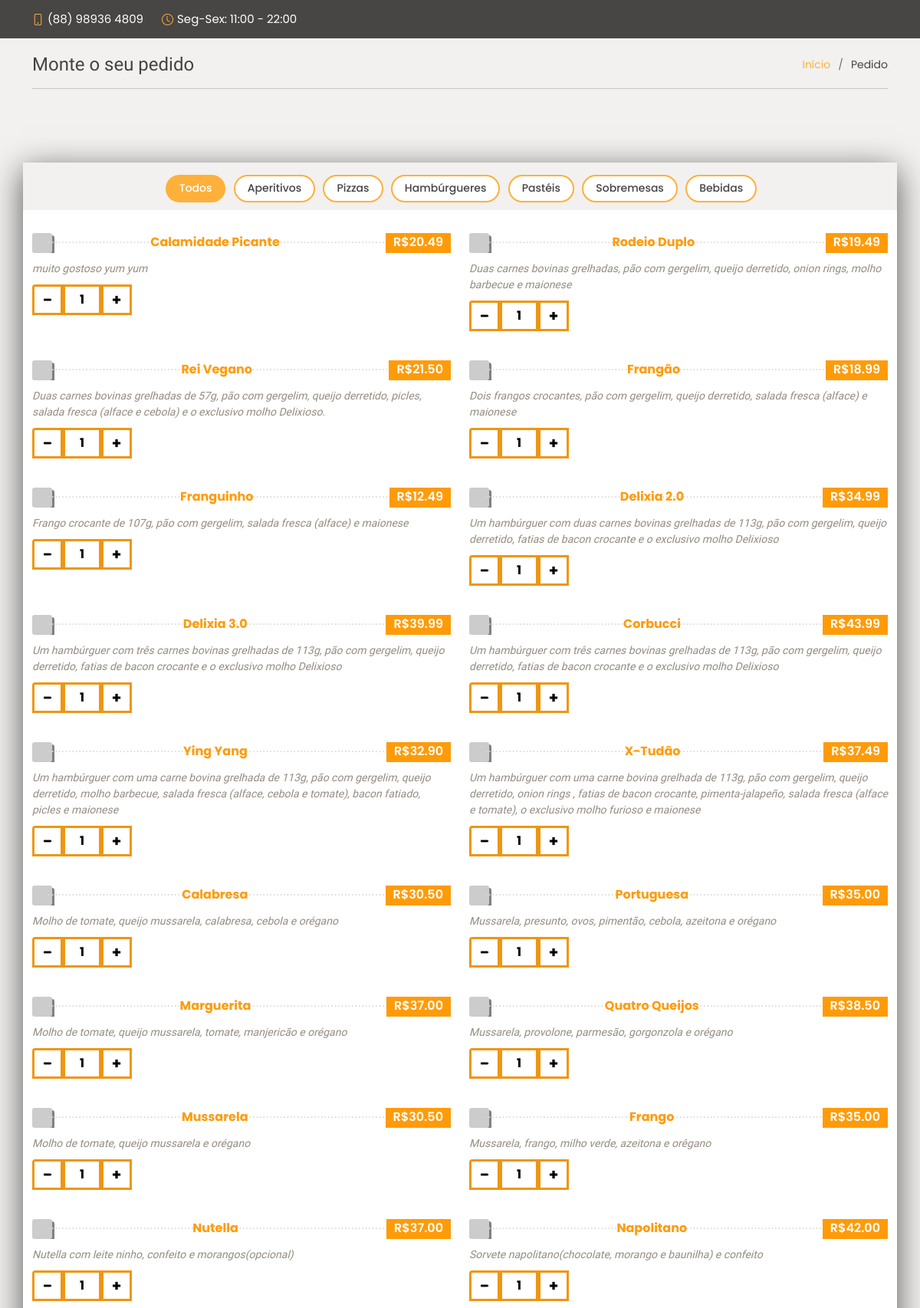
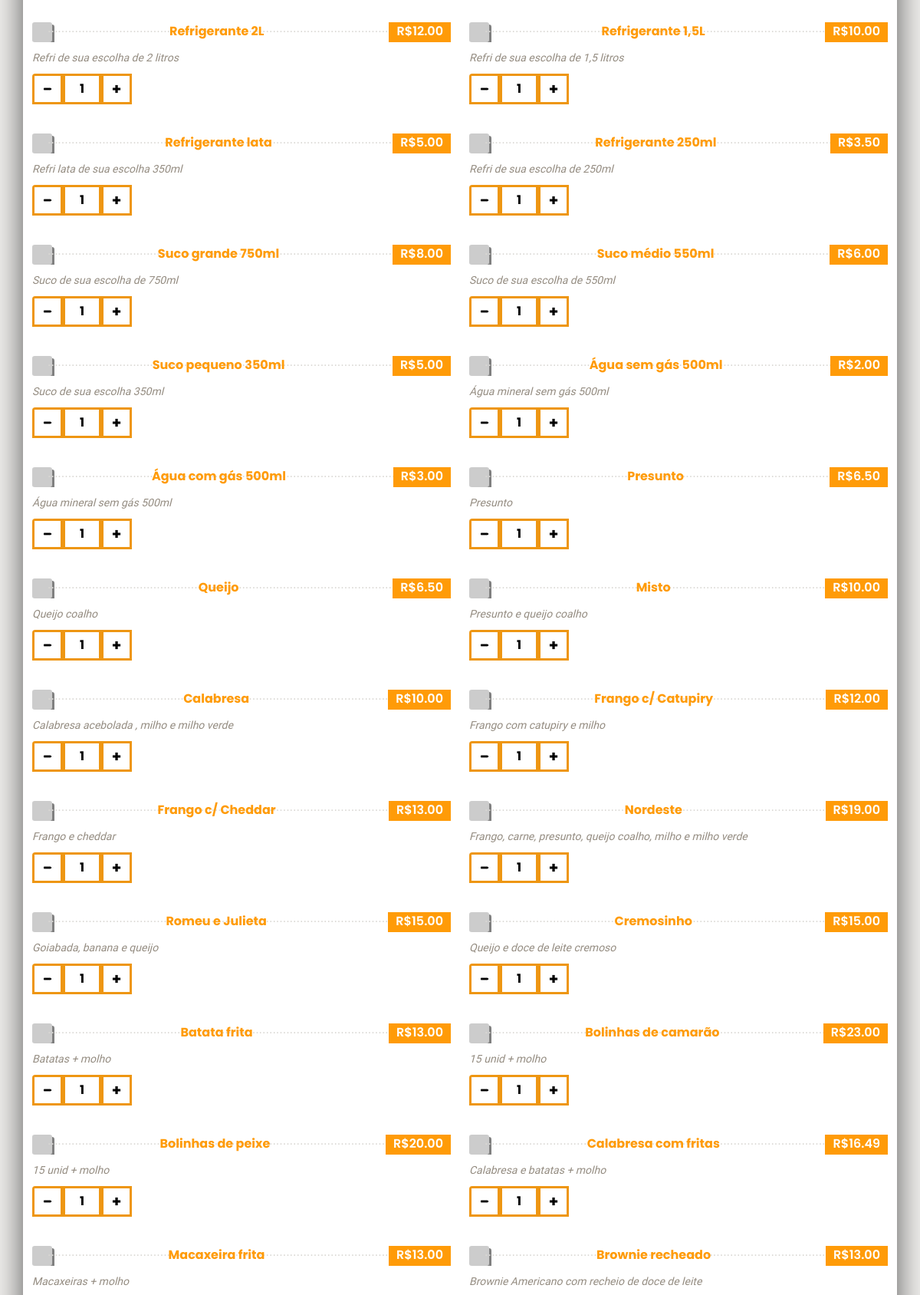
/pedido.php (upper part), run on the app's committed database (2 pictures, top to bottom).
### tables this page shows
CREATE TABLE `tbproduto` (
  `idpro` int(11) UNSIGNED NOT NULL,
  `nome` varchar(100) NOT NULL,
  `tipo` varchar(50) NOT NULL,
  `descricao` varchar(300) DEFAULT NULL,
  `preco` decimal(9,2) NOT NULL DEFAULT 0.00
);

### pedido.php (the view, shortened to what this page needs)
<!DOCTYPE html>
<html lang="en">
<head>
  <link href="assets/vendor/animate.css/animate.min.css" rel="stylesheet">
  <link href="assets/vendor/bootstrap/css/bootstrap.min.css" rel="stylesheet">
  <link href="assets/vendor/bootstrap-icons/bootstrap-icons.css" rel="stylesheet">
  <link href="assets/vendor/boxicons/css/boxicons.min.css" rel="stylesheet">
  <link href="assets/vendor/glightbox/css/glightbox.min.css" rel="stylesheet">
  <link href="assets/vendor/swiper/swiper-bundle.min.css" rel="stylesheet">
  <link href="assets/css/style.css" rel="stylesheet">
  <link href="assets/css/loader.css" rel="stylesheet">
</head>
<body>
  <section id="topbar" class="d-flex align-items-center fixed-top ">
    <div class="container-fluid container-xl d-flex align-items-center justify-content-center justify-content-lg-start">
      <i class="bi bi-phone d-flex align-items-center"><span>(88) 98936 4809</span></i>
      <i class="bi bi-clock ms-4 d-none d-lg-flex align-items-center"><span>Seg-Sex: 11:00 - 22:00</span></i>
    </div>
  </section>
  <main id="main">
    <section class="breadcrumbs">
      <div class="container">
        <div class="d-flex justify-content-between align-items-center">
          <h2>Monte o seu pedido</h2>
          <ol>
            <li><a href="index.php">Início</a></li>
            <li>Pedido</li>
          </ol>
        </div>
        <hr>
      </div>
    </section>
    <section id="pedido" class="menu">
      <div class="container">
        <div class="row">
          <div class="col-lg-12 d-flex justify-content-center mt-3">
            <ul id="menu-flters">
              <li data-filter="*" class="filter-active" id="todos">Todos</li>
              <li data-filter=".filter-aperitivos" id="aperitivos">Aperitivos</li>
              <li data-filter=".filter-pizzas" id="pizzas">Pizzas</li>
              <li data-filter=".filter-hamburgueres" id="hamburgueres">Hambúrgueres</li>
              <li data-filter=".filter-pasteis" id="pasteis">Pastéis</li>
              <li data-filter=".filter-sobremesas" id="sobremesas">Sobremesas</li>
              <li data-filter=".filter-bebidas" id="bebidas">Bebidas</li>
            </ul>
          </div>
        </div>
        <form action="assets/php/finalizar.php" method="post">
          <div class="row menu-container">
            <?php
              include('assets/php/banco.php');
              $sql="select * from tbproduto";
              $consulta=$conexao->query($sql);
              if($consulta){
                if($consulta->num_rows>0){
                  while($linha=$consulta->fetch_array(MYSQLI_ASSOC)){
                        echo '<div class="col-lg-6 menu-item filter-'.$linha['tipo'].'">
                        <input type="hidden" class="'.$linha['idpro'].'" value="'.$linha['nome'].'">
                        <div class="menu-content">
                        <label class="check">
                          <input type="checkbox" class="valor" name="produto[]" id="'.$linha['preco'].'" value="'.$linha['idpro'].'">
                          <div class="checkmark"></div>
                        </label>
                          <a href="#">'.$linha['nome'].'</a><span>R$'.$linha['preco'].'</span>
                        </div>
                        <div class="menu-ingredients">'.$linha['descricao'].'</div>
                        <div class="qty-input">
                        	<button class="qty-count qty-count--minus" data-action="minus" id="menos|'.$linha['idpro'].'" type="button">-</button>
                        	<input class="product-qty" type="number" name="qtd[]" id="'.$linha['idpro'].'" min="1" max="10" value="1">
                        	<button class="qty-count qty-count--add" data-action="add" id="mais|'.$linha['idpro'].'" type="button">+</button>
                        </div>
                      </div>';
                  }
                }else{
                          echo '<p>Como chegamos aqui?</p>'  ;
                }
              }
            ?>
          </div>
        </div>
    </section>
  </main>
</body>
</html>

### assets/css/style.css (style rules this page uses)
body { font-family: "Poppins", sans-serif; color: #444444; }
a { text-decoration: none; color: #ffb03b; }
h1, h2, h3, h4, h5, h6 { font-family: "Satisfy", sans-serif; }
#topbar { padding: 0; font-size: 15px; height: 50px; transition: all 0.5s; background: rgba(26, 24, 22, 0.8); z-index: 996; color: rgba(255, 255, 255, 0.7); }
#topbar i { color: #ffb03b; line-height: 0; }
#topbar i span { color: #fff; font-style: normal; padding-left: 5px; }
section { padding: 60px 0; }
.breadcrumbs { padding: 20px 0; background-color: #f2f1ef; min-height: 40px; margin-top: 50px; }
.breadcrumbs h2 { font-size: 24px; font-weight: 300; margin: 0; }
.breadcrumbs ol { display: flex; flex-wrap: wrap; list-style: none; padding: 0; margin: 0; font-size: 14px; }
.breadcrumbs ol li+li { padding-left: 10px; }
.breadcrumbs ol li+li::before { display: inline-block; padding-right: 10px; color: #6c757d; content: "/"; }
.menu #menu-flters { padding: 0; margin: 0 auto 0 auto; list-style: none; text-align: center; border-radius: 50px; }
.menu #menu-flters li { cursor: pointer; display: inline-block; padding: 8px 16px 10px 16px; font-size: 14px; font-weight: 500; line-height: 1; color: #444444; margin: 0 3px 10px 3px; transition: all ease-in-out 0.3s; background: #fff; border: 2px solid #ffb03b; border-radius: 50px; }
.menu #menu-flters li:hover, .menu #menu-flters li.filter-active { color: #fff; background: #ffb03b; }
.menu #menu-flters li:last-child { margin-right: 0; }
.menu .menu-content { margin-top: 30px; overflow: hidden; display: flex; justify-content: space-between; position: relative; }
.menu .menu-content::after { content: "......................................................................" "...................................................................." "...................................................................."; position: absolute; left: 20px; right: 0; top: -4px; z-index: 1; color: #dad8d4; font-family: Arial, "Helvetica Neue", Helvetica, sans-serif; }
.menu .menu-content a { padding-right: 10px; position: relative; z-index: 3; font-weight: 700; color: #ff9b08; }
.menu .menu-content span { position: relative; z-index: 3; padding: 0 10px; font-weight: 600; background: #ff9b08; color: #ffffff; }
.menu-container { background: #ffffff; }
.menu .menu-ingredients { margin: 10px 0px; font-style: italic; font-size: 14px; font-family: "Comic Neue", sans-serif; color: #948c81; }
#pedido { background-color: #f2f1ef; background-repeat: no-repeat; background-position: center; background-size: cover; backdrop-filter: blur(2px); }
#pedido .container { box-shadow: 0px 10px 40px #000000a8; }
.check { display: block; position: relative; cursor: pointer; font-size: 20px; user-select: none; }
.checkmark { position: relative; top: 0; left: 0; height: 1.3em; width: 1.3em; background-color: #ccc; border-radius: 0.2pc; box-shadow: 3px 3px grey; }
.checkmark:after { content: ""; position: absolute; display: none; }
.check .checkmark:after { left: 0.45em; top: 0.25em; width: 0.25em; height: 0.5em; border: solid white; border-width: 0 0.15em 0.15em 0; transform: rotate(45deg); }
.qty-input { border-radius: 4px; box-shadow: 0 1em 2em -0.9em rgba(#000, 0.7); }

### data on the page
tbproduto: nome "Calamidade Picante", preco "20.49", descricao "muito gostoso yum yum"
tbproduto: nome "Rodeio Duplo", preco "19.49", descricao "Duas carnes bovinas grelhadas, pão com gergelim, queijo derretido, onion rings, molho barbecue e maionese"
tbproduto: nome "Rei Vegano", preco "21.50", descricao "Duas carnes bovinas grelhadas de 57g, pão com gergelim, queijo derretido, picles, salada fresca (alface e cebola) e o exclusivo molho Delixioso."
tbproduto: nome "Frangão", preco "18.99", descricao "Dois frangos crocantes, pão com gergelim, queijo derretido, salada fresca (alface) e maionese"
tbproduto: nome "Franguinho", preco "12.49", descricao "Frango crocante de 107g, pão com gergelim, salada fresca (alface) e maionese"
tbproduto: nome "Delixia 2.0", preco "34.99", descricao "Um hambúrguer com duas carnes bovinas grelhadas de 113g, pão com gergelim, queijo derretido, fatias de bacon crocante e o exclusivo molho Delixioso"
tbproduto: nome "Delixia 3.0", preco "39.99", descricao "Um hambúrguer com três carnes bovinas grelhadas de 113g, pão com gergelim, queijo derretido, fatias de bacon crocante e o exclusivo molho Delixioso"
tbproduto: nome "Corbucci", preco "43.99", descricao "Um hambúrguer com três carnes bovinas grelhadas de 113g, pão com gergelim, queijo derretido, fatias de bacon crocante e o exclusivo molho Delixioso"
tbproduto: nome "Ying Yang", preco "32.90", descricao "Um hambúrguer com uma carne bovina grelhada de 113g, pão com gergelim, queijo derretido, molho barbecue, salada fresca (alface, cebola e tomate), bacon fatiado, picles e maionese"
tbproduto: nome "X-Tudão", preco "37.49", descricao "Um hambúrguer com uma carne bovina grelhada de 113g, pão com gergelim, queijo derretido, onion rings , fatias de bacon crocante, pimenta-jalapeño, salada fresca (alface e tomate), o exclusivo molho furioso e maionese"
tbproduto: nome "Calabresa", preco "30.50", descricao "Molho de tomate, queijo mussarela, calabresa, cebola e orégano"
tbproduto: nome "Portuguesa", preco "35.00", descricao "Mussarela, presunto, ovos, pimentão, cebola, azeitona e orégano"
tbproduto: nome "Marguerita", preco "37.00", descricao "Molho de tomate, queijo mussarela, tomate, manjericão e orégano"
tbproduto: nome "Quatro Queijos", preco "38.50", descricao "Mussarela, provolone, parmesão, gorgonzola e orégano"
tbproduto: nome "Mussarela", preco "30.50", descricao "Molho de tomate, queijo mussarela e orégano"
tbproduto: nome "Frango", preco "35.00", descricao "Mussarela, frango, milho verde, azeitona e orêgano"
tbproduto: nome "Nutella", preco "37.00", descricao "Nutella com leite ninho, confeito e morangos(opcional)"
tbproduto: nome "Napolitano", preco "42.00", descricao "Sorvete napolitano(chocolate, morango e baunilha) e confeito"
tbproduto: nome "Refrigerante 2L", preco "12.00", descricao "Refri de sua escolha de 2 litros"
tbproduto: nome "Refrigerante 1,5L", preco "10.00", descricao "Refri de sua escolha de 1,5 litros"
tbproduto: nome "Refrigerante lata", preco "5.00", descricao "Refri lata de sua escolha 350ml"
tbproduto: nome "Refrigerante 250ml", preco "3.50", descricao "Refri de sua escolha de 250ml"
tbproduto: nome "Suco grande 750ml", preco "8.00", descricao "Suco de sua escolha de 750ml"
tbproduto: nome "Suco médio 550ml", preco "6.00", descricao "Suco de sua escolha de 550ml"
tbproduto: nome "Suco pequeno 350ml", preco "5.00", descricao "Suco de sua escolha 350ml"
tbproduto: nome "Água sem gás 500ml", preco "2.00", descricao "Água mineral sem gás 500ml"
tbproduto: nome "Água com gás 500ml", preco "3.00", descricao "Água mineral sem gás 500ml"
tbproduto: nome "Presunto", preco "6.50", descricao "Presunto"
tbproduto: nome "Queijo", preco "6.50", descricao "Queijo coalho"
tbproduto: nome "Misto", preco "10.00", descricao "Presunto e queijo coalho"
tbproduto: nome "Calabresa", preco "10.00", descricao "Calabresa acebolada , milho e milho verde"
tbproduto: nome "Frango c/ Catupiry", preco "12.00", descricao "Frango com catupiry e milho"
tbproduto: nome "Frango c/ Cheddar", preco "13.00", descricao "Frango e cheddar"
tbproduto: nome "Nordeste", preco "19.00", descricao "Frango, carne, presunto, queijo coalho, milho e milho verde"
tbproduto: nome "Romeu e Julieta", preco "15.00", descricao "Goiabada, banana e queijo"
tbproduto: nome "Cremosinho", preco "15.00", descricao "Queijo e doce de leite cremoso"
tbproduto: nome "Batata frita", preco "13.00", descricao "Batatas + molho"
tbproduto: nome "Bolinhas de camarão", preco "23.00", descricao "15 unid + molho"
tbproduto: nome "Bolinhas de peixe", preco "20.00", descricao "15 unid + molho"
tbproduto: nome "Calabresa com fritas", preco "16.49", descricao "Calabresa e batatas + molho"
tbproduto: nome "Macaxeira frita", preco "13.00", descricao "Macaxeiras + molho"
tbproduto: nome "Brownie recheado", preco "13.00", descricao "Brownie Americano com recheio de doce de leite"
